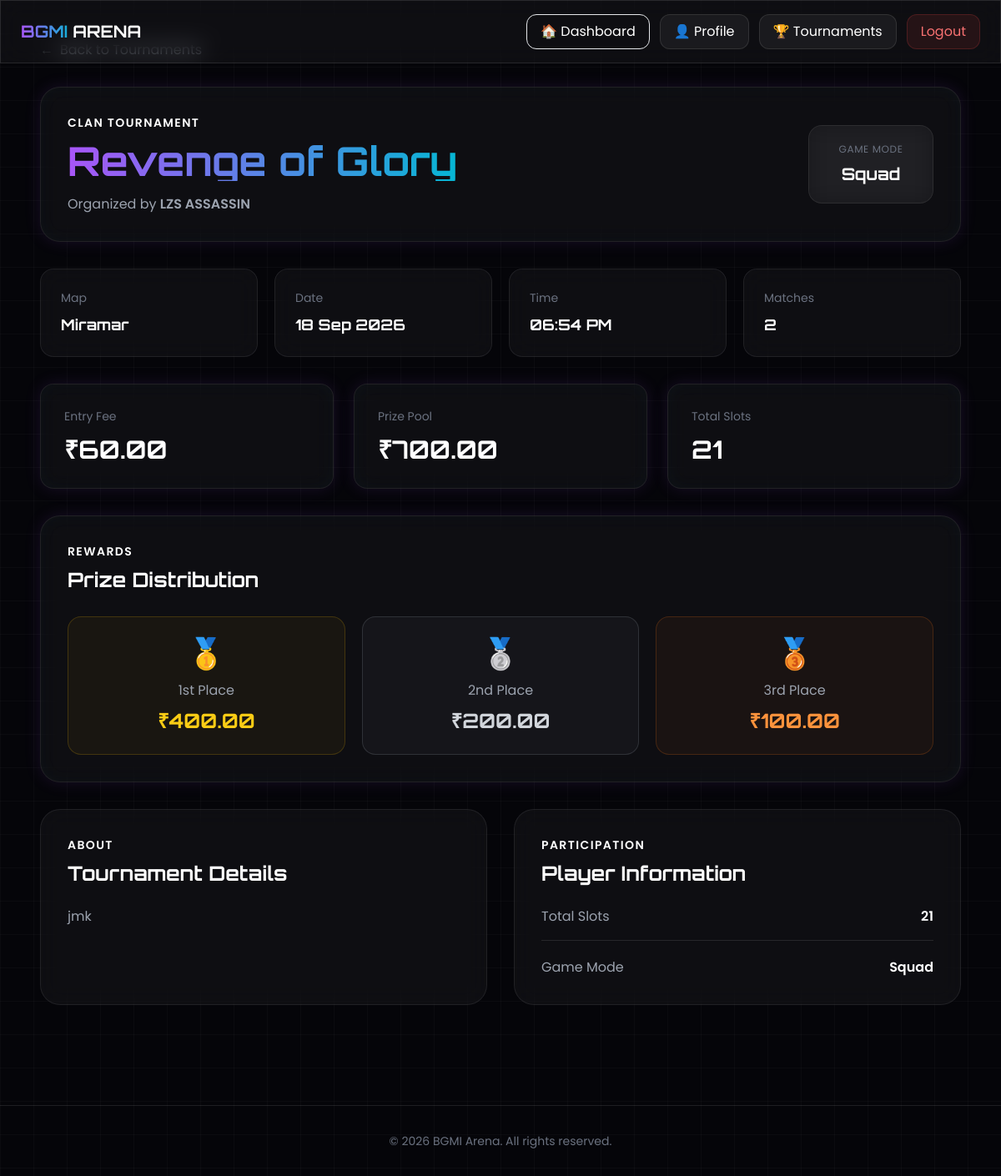
Screenshot of /clan/tournament-details/2/ (signed in) with the database file from the repository.
### Clan/models.py (models this page shows, shortened)
class Tournament(models.Model):
    MAP_CHOICES = [
        ("Erangel", "Erangel"),
        ("Miramar", "Miramar"),
        ("Sanhok", "Sanhok"),
        ("Livik", "Livik"),
        ("Rondo", "Rondo"),
        ("Vikendi", "Vikendi"),
    ]
    GAME_MODE_CHOICES = [
        ("Solo", "Solo"),
        ("Duo", "Duo"),
        ("Squad", "Squad"),
    ]
    clan = models.ForeignKey(
        ClanRegistration,
        on_delete=models.CASCADE,
        related_name="tournaments"
    )
    tournament_name = models.CharField(max_length=200)
    map = models.CharField(
        max_length=50,
        choices=MAP_CHOICES
    )
    game_mode = models.CharField(
        max_length=20,
        choices=GAME_MODE_CHOICES
    )
    tournament_date = models.DateField()
    tournament_time = models.TimeField()
    entry_fee = models.DecimalField(
        max_digits=10,
        decimal_places=2,
        default=Decimal("0.00")
    )
    prize_pool = models.DecimalField(
        max_digits=10,
        decimal_places=2,
        default=Decimal("0.00")
    )
    first_prize = models.DecimalField(
        max_digits=10,
        decimal_places=2,
        default=Decimal("0.00")
    )
    second_prize = models.DecimalField(
        max_digits=10,
        decimal_places=2,
        default=Decimal("0.00")
    )
    third_prize = models.DecimalField(
        max_digits=10,
        decimal_places=2,
        default=Decimal("0.00")
    )
    matches = models.PositiveIntegerField(default=1)
    total_slot = models.PositiveIntegerField(default=1)
    description = models.TextField()
    created_at = models.DateTimeField(auto_now_add=True)

### Guest/models.py (models this page shows, shortened)
class ClanRegistration(models.Model):
    CLAN_TYPE_CHOICES = [
        ('competitive', 'Competitive'),
        ('casual', 'Casual'),
        ('esports', 'Esports'),
    ]
    GAME_MODE_CHOICES = [
        ('duo', 'Duo'),
        ('squad', 'Squad'),
    ]
    MEMBER_COUNT_CHOICES = [
        (2, '2 Members'),
        (3, '3 Members'),
        (4, '4 Members'),
    ]
    clan_name = models.CharField(max_length=100)
    clan_tag = models.CharField(max_length=6, unique=True)
    captain_name = models.CharField(max_length=100)
    email = models.EmailField(unique=True)
    phone = models.CharField(max_length=10)
    clan_type = models.CharField(
        max_length=20,
        choices=CLAN_TYPE_CHOICES
    )
    captain_bgmi_id = models.CharField(
        max_length=50,
        unique=True
    )
    game_mode = models.CharField(
        max_length=10,
        choices=GAME_MODE_CHOICES
    )
    member_count = models.PositiveIntegerField(
        choices=MEMBER_COUNT_CHOICES
    )
    location = models.CharField(
        max_length=100,
        blank=True,
        null=True
    )
    description = models.TextField(
        blank=True,
        null=True
    )
    clan_logo = models.ImageField(
        upload_to='clan_logos/',
        blank=True,
        null=True
    )
    password = models.CharField(max_length=128)
    is_verified = models.BooleanField(default=False)
    created_at = models.DateTimeField(auto_now_add=True)

### Clan/views.py (the view)
# urls.py: path("tournament-details/<int:tournament_id>/",views.tournament_details,name="tournament_details"),
def tournament_details(request, tournament_id):
    if request.session.get("user_type") != "clan":
        return redirect("login")
    clan_id = request.session.get("clan_id")
    if not clan_id:
        return redirect("login")
    tournament = get_object_or_404(
        Tournament,
        id=tournament_id
    )
    if tournament.clan_id != int(clan_id):
        return redirect("view_tournaments")
    return render(
        request,
        "Clan/tournament_details.html",
        {
            "tournament": tournament
        }
    )

### Clan/templates/Clan/tournament_details.html (shortened to what this page needs)
<!DOCTYPE html>
<html lang="en">
<head>
    <script src="https://cdn.tailwindcss.com"></script>
</head>
<body class="text-white font-poppins min-h-screen grid-bg">
<nav class="fixed top-0 left-0 right-0 z-50
            glass border-b border-white/10">
    <div class="max-w-7xl mx-auto px-6 py-4
                flex items-center justify-between">
        <a href="{% url 'player_dashboard' %}"
           class="font-orbitron text-xl font-bold">
            <span class="gradient-text">
                BGMI
            </span>
            <span class="text-white">
                ARENA
            </span>
        </a>
        <div class="flex items-center gap-3">
            <a href="{% url 'player_dashboard' %}"
               class="px-4 py-2 rounded-xl
                      bg-purple-600/20
                      border border-purple-500/30
                      hover:bg-purple-600/40
                      transition">
                🏠 Dashboard
            </a>
            <a href="{% url 'player_profile' %}"
               class="px-4 py-2 rounded-xl
                      bg-white/5
                      border border-white/10
                      hover:bg-purple-600/20
                      transition">
                👤 Profile
            </a>
            <a href="{% url 'view_tournament' %}"
               class="px-4 py-2 rounded-xl
                      bg-white/5
                      border border-white/10
                      hover:bg-purple-600/20
                      transition">
                🏆 Tournaments
            </a>
            <a href="{% url 'logout' %}"
               class="px-4 py-2 rounded-xl
                      bg-red-500/10
                      border border-red-500/20
                      text-red-400
                      hover:bg-red-500
                      hover:text-white
                      transition">
                Logout
            </a>
        </div>
    </div>
</nav>
    <main class="max-w-6xl mx-auto px-6 py-12">
        <div class="mb-8">
            <a href="{% url 'view_tournament' %}"
               class="inline-flex items-center gap-2 text-gray-400 hover:text-cyan-400 transition">
                <span>←</span>
                <span>Back to Tournaments</span>
            </a>
        </div>
        <section class="glass neon-border rounded-3xl p-8 mb-8">
            <div class="flex flex-col lg:flex-row lg:items-center lg:justify-between gap-6">
                <div>
                    <p class="text-sm text-purple-400 font-semibold uppercase tracking-widest mb-3">
                        Clan Tournament
                    </p>
                    <h1 class="font-orbitron text-3xl md:text-5xl font-bold gradient-text">
                        {{ tournament.tournament_name }}
                    </h1>
                    <p class="text-gray-400 mt-4">
                        Organized by
                        <span class="text-cyan-400 font-semibold">
                            {{ tournament.clan.clan_name }}
                        </span>
                    </p>
                </div>
                <div class="glass rounded-2xl px-6 py-5 text-center min-w-[150px]">
                    <p class="text-gray-500 text-xs uppercase tracking-wider">
                        Game Mode
                    </p>
                    <p class="font-orbitron text-xl font-bold text-cyan-400 mt-2">
                        {{ tournament.game_mode }}
                    </p>
                </div>
            </div>
        </section>
        <section class="grid grid-cols-1 md:grid-cols-2 lg:grid-cols-4 gap-5 mb-8">
            <div class="glass rounded-2xl p-6">
                <p class="text-gray-500 text-sm">Map</p>
                <p class="font-orbitron text-lg font-bold text-purple-400 mt-2">
                    {{ tournament.map }}
                </p>
            </div>
            <div class="glass rounded-2xl p-6">
                <p class="text-gray-500 text-sm">Date</p>
                <p class="font-orbitron text-lg font-bold text-white mt-2">
                    {{ tournament.tournament_date|date:"d M Y" }}
                </p>
            </div>
            <div class="glass rounded-2xl p-6">
                <p class="text-gray-500 text-sm">Time</p>
                <p class="font-orbitron text-lg font-bold text-cyan-400 mt-2">
                    {{ tournament.tournament_time|time:"h:i A" }}
                </p>
            </div>
            <div class="glass rounded-2xl p-6">
                <p class="text-gray-500 text-sm">Matches</p>
                <p class="font-orbitron text-lg font-bold text-purple-400 mt-2">
                    {{ tournament.matches }}
                </p>
            </div>
        </section>
        <section class="grid grid-cols-1 md:grid-cols-3 gap-6 mb-8">
            <div class="glass neon-border rounded-2xl p-7">
                <p class="text-gray-500 text-sm">
                    Entry Fee
                </p>
                <p class="font-orbitron text-3xl font-bold text-cyan-400 mt-3">
                    ₹{{ tournament.entry_fee }}
                </p>
            </div>
            <div class="glass neon-border rounded-2xl p-7">
                <p class="text-gray-500 text-sm">
                    Prize Pool
                </p>
                <p class="font-orbitron text-3xl font-bold text-purple-400 mt-3">
                    ₹{{ tournament.prize_pool }}
                </p>
            </div>
            <div class="glass neon-border rounded-2xl p-7">
                <p class="text-gray-500 text-sm">
                    Total Slots
                </p>
                <p class="font-orbitron text-3xl font-bold text-white mt-3">
                    {{ tournament.total_slot }}
                </p>
            </div>
        </section>
        <section class="glass neon-border rounded-3xl p-8 mb-8">
            <div class="mb-7">
                <p class="text-purple-400 text-sm uppercase tracking-widest font-semibold">
                    Rewards
                </p>
                <h2 class="font-orbitron text-2xl font-bold mt-2">
                    Prize Distribution
                </h2>
            </div>
            <div class="grid grid-cols-1 md:grid-cols-3 gap-5">
                <div class="rounded-2xl border border-yellow-500/20 bg-yellow-500/5 p-6 text-center">
                    <div class="text-4xl mb-3">
                        🥇
                    </div>
                    <p class="text-gray-400">
                        1st Place
                    </p>
                    <p class="font-orbitron text-2xl font-bold text-yellow-400 mt-2">
                        ₹{{ tournament.first_prize }}
                    </p>
                </div>
                <div class="rounded-2xl border border-gray-400/20 bg-gray-400/5 p-6 text-center">
                    <div class="text-4xl mb-3">
                        🥈
                    </div>
                    <p class="text-gray-400">
                        2nd Place
                    </p>
                    <p class="font-orbitron text-2xl font-bold text-gray-300 mt-2">
                        ₹{{ tournament.second_prize }}
                    </p>
                </div>
                <div class="rounded-2xl border border-orange-500/20 bg-orange-500/5 p-6 text-center">
                    <div class="text-4xl mb-3">
                        🥉
                    </div>
                    <p class="text-gray-400">
                        3rd Place
                    </p>
                    <p class="font-orbitron text-2xl font-bold text-orange-400 mt-2">
                        ₹{{ tournament.third_prize }}
                    </p>
                </div>
            </div>
        </section>
        <section class="grid grid-cols-1 lg:grid-cols-2 gap-8 mb-8">
            <div class="glass rounded-3xl p-8">
                <p class="text-purple-400 text-sm uppercase tracking-widest font-semibold">
                    About
                </p>
                <h2 class="font-orbitron text-2xl font-bold mt-2 mb-5">
                    Tournament Details
                </h2>
                <p class="text-gray-400 leading-8">
                    {{ tournament.description }}
                </p>
            </div>
            <div class="glass rounded-3xl p-8">
                <p class="text-cyan-400 text-sm uppercase tracking-widest font-semibold">
                    Participation
                </p>
                <h2 class="font-orbitron text-2xl font-bold mt-2 mb-6">
                    Player Information
                </h2>
                <div class="space-y-5">
                    <div class="flex justify-between items-center border-b border-white/10 pb-4">
                        <span class="text-gray-400">
                            Total Slots
                        </span>
                        <span class="font-semibold text-cyan-400">
                            {{ tournament.total_slot }}
                        </span>
                    </div>
                    <div class="flex justify-between items-center">
                        <span class="text-gray-400">
                            Game Mode
                        </span>
                        <span class="font-semibold text-purple-400">
                            {{ tournament.game_mode }}
                        </span>
                    </div>
                </div>
            </div>
        </section>
    </main>
    <footer class="border-t border-white/10 mt-10">
        <div class="max-w-7xl mx-auto px-6 py-8 text-center">
            <p class="text-gray-500 text-sm">
                © 2026 BGMI Arena. All rights reserved.
            </p>
        </div>
    </footer>
</body>
</html>

### Clan/templates/Clan/tournament_details.html (style rules this page uses)
body { background: radial-gradient(circle at top left, rgba(168,85,247,0.15), transparent 30%), radial-gradient(circle at bottom right, rgba(6,182,212,0.12), transparent 30%), #050509; }
.glass { background: rgba(255,255,255,0.04); border: 1px solid rgba(255,255,255,0.08); backdrop-filter: blur(14px); }
.neon-border { box-shadow: 0 0 20px rgba(168,85,247,0.12), inset 0 0 20px rgba(6,182,212,0.03); }
.gradient-text { background: linear-gradient(90deg, #a855f7, #06b6d4); -webkit-background-clip: text; -webkit-text-fill-color: transparent; }
.grid-bg { background-image: linear-gradient(rgba(255,255,255,0.025) 1px, transparent 1px), linear-gradient(90deg, rgba(255,255,255,0.025) 1px, transparent 1px); background-size: 40px 40px; }

### rows the page displays
Tournament: tournament_name "Revenge of Glory", clan.clan_name "LZS ASSASSIN", game_mode "Squad", map "Miramar", tournament_date "18 Sep 2026", tournament_time "06:54 PM", matches "2", entry_fee "60.00", prize_pool "700.00", total_slot "21", first_prize "400.00", second_prize "200.00", third_prize "100.00", description "jmk"
